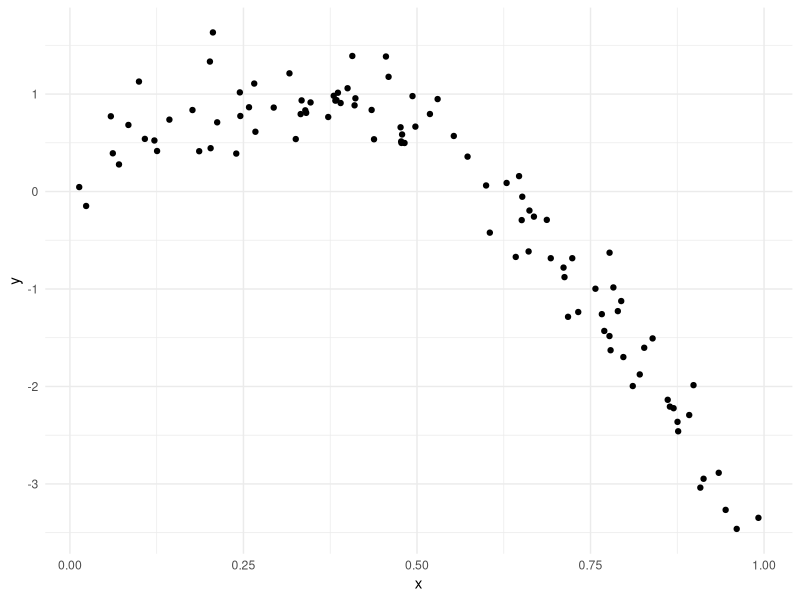
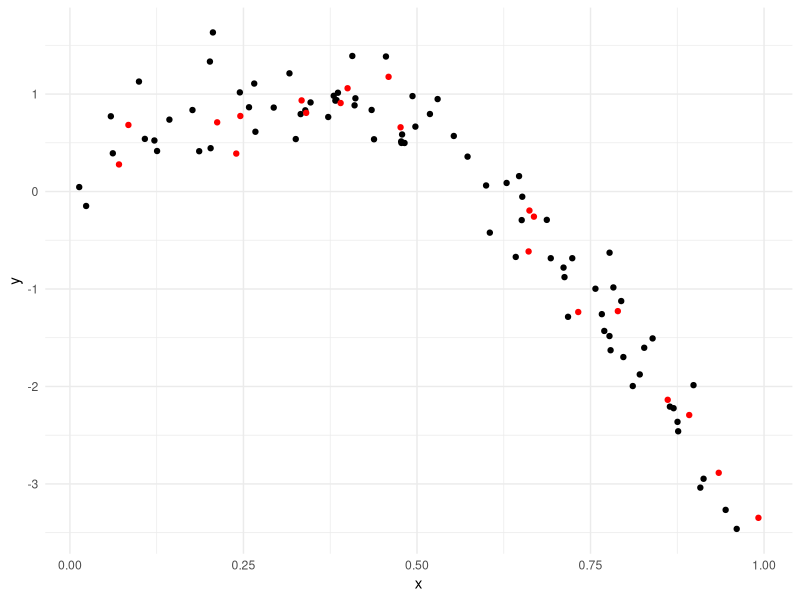
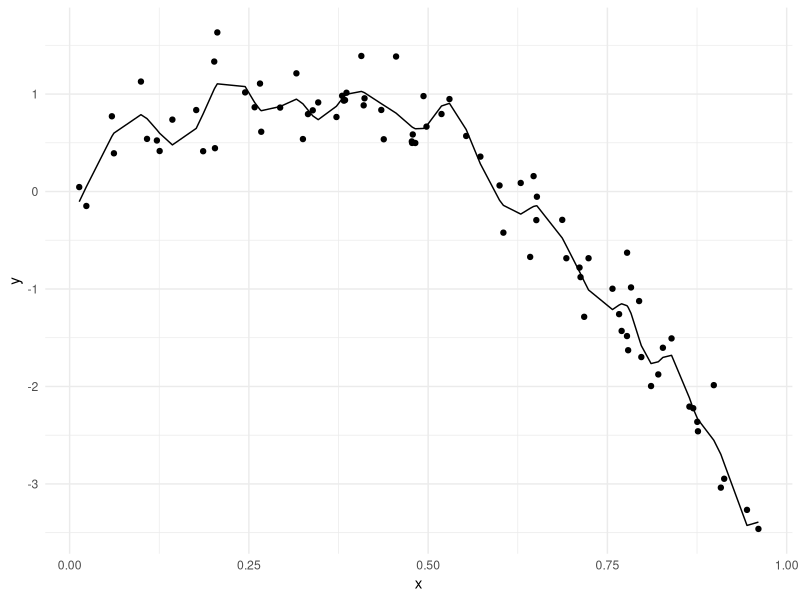
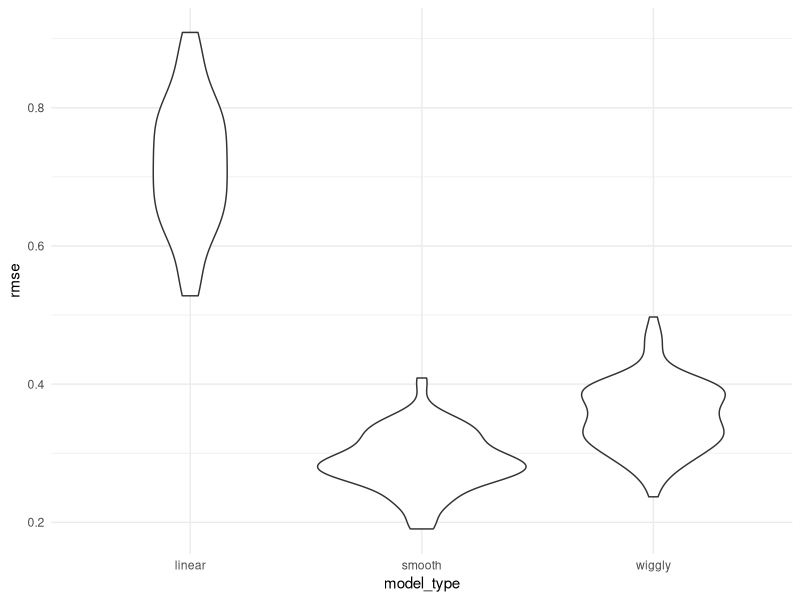

Source code (R) for these figures, in order:
## ---- chunk 1
library(tidyverse)

knitr::opts_chunk$set(
  echo = TRUE, 
  warning = FALSE,
  fig.width = 6, 
  fig.asp = .6, 
  out.width = "90%"
  )

theme_set(theme_minimal() + theme(legend.position = "bottom"))

options(
  ggplot2.continuous.colour = "viridis",
  ggplot2.continuous.fill = "viridis"
)
## ---- chunk 2
library(tidyverse)
library(modelr)
library(mgcv)
## ---- chunk 3
set.seed(1)
## ---- chunk 4
nonlin_df = 
  tibble(
    id = 1:100,
    x = runif(100, 0, 1),
    y = 1 - 10 * (x - .3) ^ 2 + rnorm(100, 0, .3)
  )

nonlin_df |> 
  ggplot(aes(x = x, y = y)) + 
  geom_point()
## ---- chunk 5
train_df = sample_n(nonlin_df, 80)
test_df = anti_join(nonlin_df, train_df, by = "id")
## ---- chunk 6
train_df |> 
  ggplot(aes(x = x, y = y)) +
  geom_point() +
  geom_point(data = test_df, color = "red")
## ---- chunk 7
linear_mod = lm(y ~x, data = train_df)
smooth_mod = mgcv::gam(y ~ s(x), data = train_df)
wiggly_mod = mgcv::gam(y ~ s(x, k = 30), sp = 10e-6, data = train_df)
## ---- chunk 8
train_df |> 
  modelr::add_predictions(wiggly_mod) |> 
  ggplot(aes(x = x, y = y)) +
  geom_point() +
  geom_line(aes(y = pred))
## ---- chunk 9
rmse(linear_mod, train_df)
rmse(smooth_mod, train_df)
rmse(wiggly_mod, train_df)
## ---- chunk 10
rmse(linear_mod, test_df)
rmse(smooth_mod, test_df)
rmse(wiggly_mod, test_df)
## ---- chunk 11
cv_df =
  nonlin_df |> 
  crossv_mc(n = 100) |> 
  mutate(
    train = map(train, as_tibble),
    test = map(test, as_tibble)
  )
## ---- chunk 12
cv_df |> pull(train) |> nth(3) |> as_tibble()
## ---- chunk 13
lin_mod_funct = function(df) {
  lm(y ~ x, data = df)
}


cv_results =
  cv_df |> 
  mutate(
    linear_fit = map(train, \(df) lm(y ~ x, data = df)),
    smooth_fit = map(train, \(df) mgcv::gam(y ~ s(x), data = df)), 
    wiggly_fit = map(train, \(df) mgcv::gam(y ~ s(x, k = 30), sp = 10e-6, data = df))
  ) |> 
  mutate(
    rmse_linear = map2_dbl(linear_fit, test, \(mod, df) rmse(mod, df)), 
    rmse_smooth = map2_dbl(smooth_fit, test, \(mod, df) rmse(mod, df)),
    rmse_wiggly = map2_dbl(wiggly_fit, test, \(mod, df) rmse(mod, df))
  )
## ---- chunk 14
cv_results |> 
  select(starts_with("rmse")) |> 
  pivot_longer(
    everything(),
    names_to = "model_type", 
    values_to = "rmse",
    names_prefix = "rmse_"
  ) |> 
  group_by(model_type) |> 
  summarize(m_rmse = mean(rmse))

cv_results |> 
  select(starts_with("rmse")) |> 
  pivot_longer(
    everything(),
    names_to = "model_type", 
    values_to = "rmse",
    names_prefix = "rmse_"
  ) |> 
  ggplot(aes(x = model_type, y = rmse)) +
  geom_violin()
